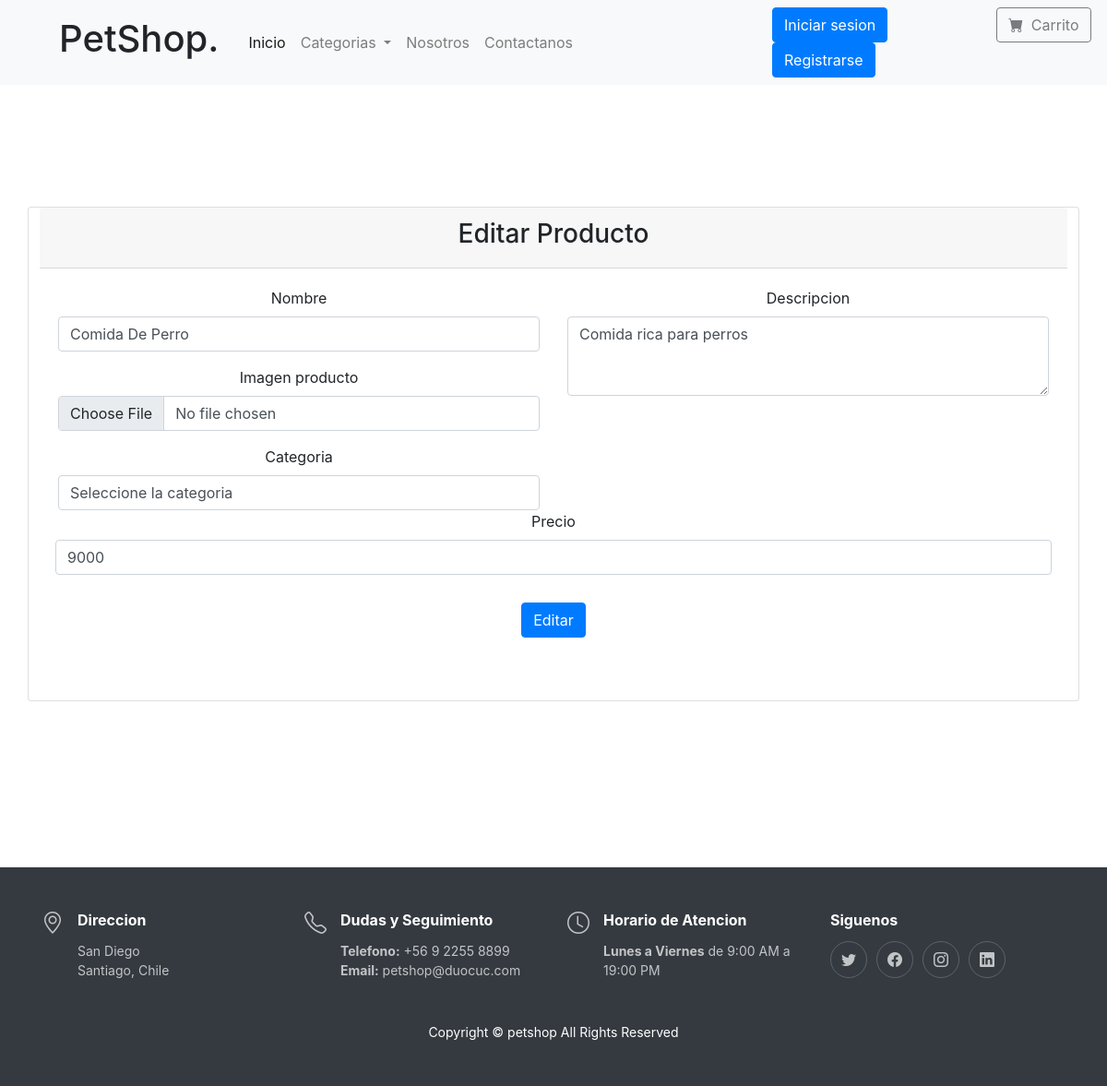
The app's page /producto/10/editar with its own data.
### core/models.py (models this page shows, shortened)
class Producto(models.Model):
    id = models.IntegerField(primary_key=True, verbose_name='Id de producto')
    titulo = models.CharField(max_length=50, null=False)
    stock = models.IntegerField(default=1)
    imagen = models.FileField(upload_to='img')
    descripcion = models.CharField(max_length=200, null=False)
    precio = models.DecimalField(null=False, max_digits=10, decimal_places=2)
    categoria = models.ForeignKey(Categoria,on_delete=models.CASCADE, related_name="productos")

### core/views.py (the view)
# urls.py: path('producto/<int:producto_id>/editar', views.producto_edit, name="producto_edit" ),
def producto_edit(request, producto_id):
    categorias = Categoria.objects.all()
    producto = Producto.objects.get(id=producto_id)
    if request.method == "POST":
        categoria_del_producto = Categoria.objects.get(id=request.POST["categoria"])
        form = FormProducto(request.POST, request.FILES, instance=Producto(imagen=request.FILES['imagen'], categoria=categoria_del_producto))
        if form.is_valid():
            producto.titulo = request.POST['titulo']
            producto.categoria = categoria_del_producto
            producto.descripcion = request.POST['descripcion']
            producto.imagen = request.FILES['imagen']
            producto.precio = request.POST['precio']
            producto.save()
            return redirect("CORE:producto_index")
        else:
            return render(request, 'core/producto/edit.html', {
                'categorias' : categorias,
                'error_message' : 'Ingreso un campo incorrecto, vuelva a intentar'
            })
    else:
        return render(request, 'core/producto/edit.html',{
            'categorias' : categorias,
            'producto' : producto
        })

### core/templates/core/producto/edit.html (shortened to what this page needs)
{% extends 'core/layout.html' %}
{% block content %}
<section class="section  min-vh-100 d-flex flex-column align-items-center justify-content-center py-4">
    <div class="container">
      <div class="row justify-content-center">
        <div class="card text-center">
            <div class="card-header">
                <h3>Editar Producto</h3>
            </div>
            <div class="card-body">
                <form action="" method="post" enctype="multipart/form-data">
                    <div class="row align-items-stretch mb-5">
                        <div class="col-md-6">
                            <div class="form-group">
                                <label for="titulo">Nombre</label>
                                <input class="form-control" type="text" name="titulo" value="{{producto.titulo.title}}" placeholder="Nombre del producto" required>
                            </div>
                            <div class="form-group">
                                <label for="imagen">Imagen producto</label>
                                <input  class="form-control" type="file" name="imagen" id="imagen"    placeholder="Ingrese la imagen" required>
                            </div>
                            <div class="form-group mb-md-0">
                                <label for="categoria">Categoria</label>
                                <select class="form-control" name="categoria" required>
                                    <option value="" selected>Seleccione la categoria</option>
                                </select>
                            </div>
                        </div>
                        <div class="col-md-6">
                            <div class="form-group form-group-textarea mb-md-0">
                                <label for="descripcion">Descripcion</label>
                                <textarea class="form-control" name="descripcion" rows="3" required>{{producto.descripcion.capitalize}}</textarea>
                            </div>
                        </div>
                        <div class="form-group mb-0">
                                <label for="titulo">Precio</label>
                                <input type="number" class="form-control" name="precio" placeholder="XXXX.XX" value="{{ producto.precio|floatformat }}" required>
                        </div>
                        <div class="col-12" style="padding-top: 30px;width: 150px; align-items: center; text-align: center;">
                        <button class="btn btn-primary" type="submit">Editar</button>
                        </div>
                    </div>
            </form>
            </div>
        </div>
      </div>
    </div>
</section>
{% endblock %}

### records on screen
Producto: titulo "Comida De Perro", descripcion "Comida rica para perros", precio "9000"
